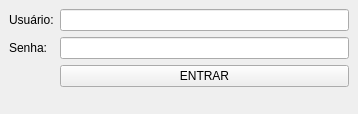
<?xml version="1.0" encoding="UTF-8"?>
<ui version="4.0">
 <class>Login</class>
 <widget class="QMainWindow" name="Login">
  <property name="geometry">
   <rect>
    <x>0</x>
    <y>0</y>
    <width>358</width>
    <height>114</height>
   </rect>
  </property>
  <property name="windowTitle">
   <string>Login do Sistema</string>
  </property>
  <widget class="QWidget" name="centralwidget">
   <layout class="QFormLayout" name="formLayout">
    <item row="0" column="0">
     <widget class="QLabel" name="label_usuario">
      <property name="text">
       <string>Usuário:</string>
      </property>
     </widget>
    </item>
    <item row="0" column="1">
     <widget class="QLineEdit" name="line_usuario"/>
    </item>
    <item row="1" column="1">
     <widget class="QLineEdit" name="line_senha">
      <property name="echoMode">
       <enum>QLineEdit::Password</enum>
      </property>
     </widget>
    </item>
    <item row="2" column="1">
     <widget class="QPushButton" name="botao_entrar">
      <property name="text">
       <string>ENTRAR</string>
      </property>
     </widget>
    </item>
    <item row="1" column="0">
     <widget class="QLabel" name="label_senha">
      <property name="text">
       <string>Senha:</string>
      </property>
     </widget>
    </item>
   </layout>
  </widget>
 </widget>
 <resources/>
 <connections/>
</ui>
